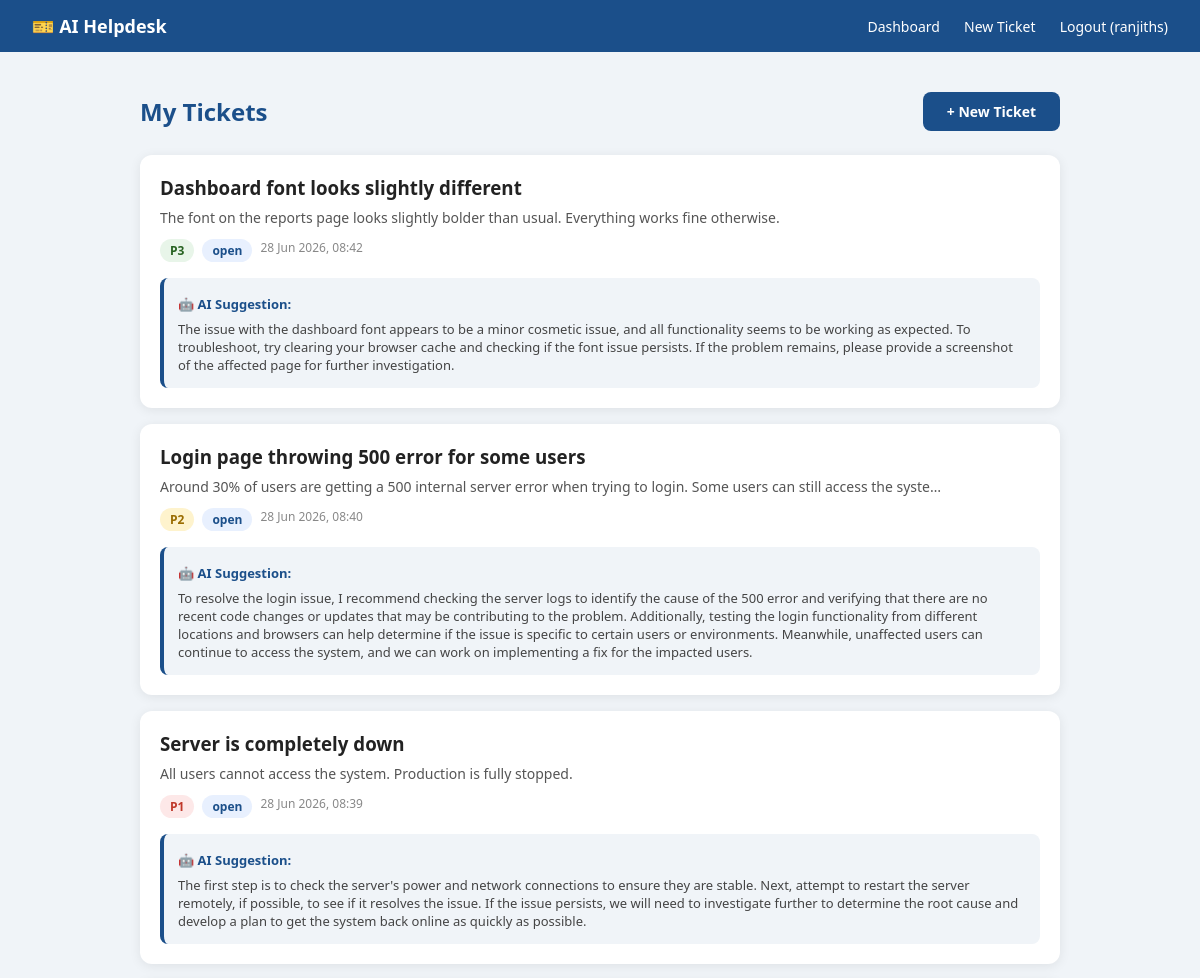
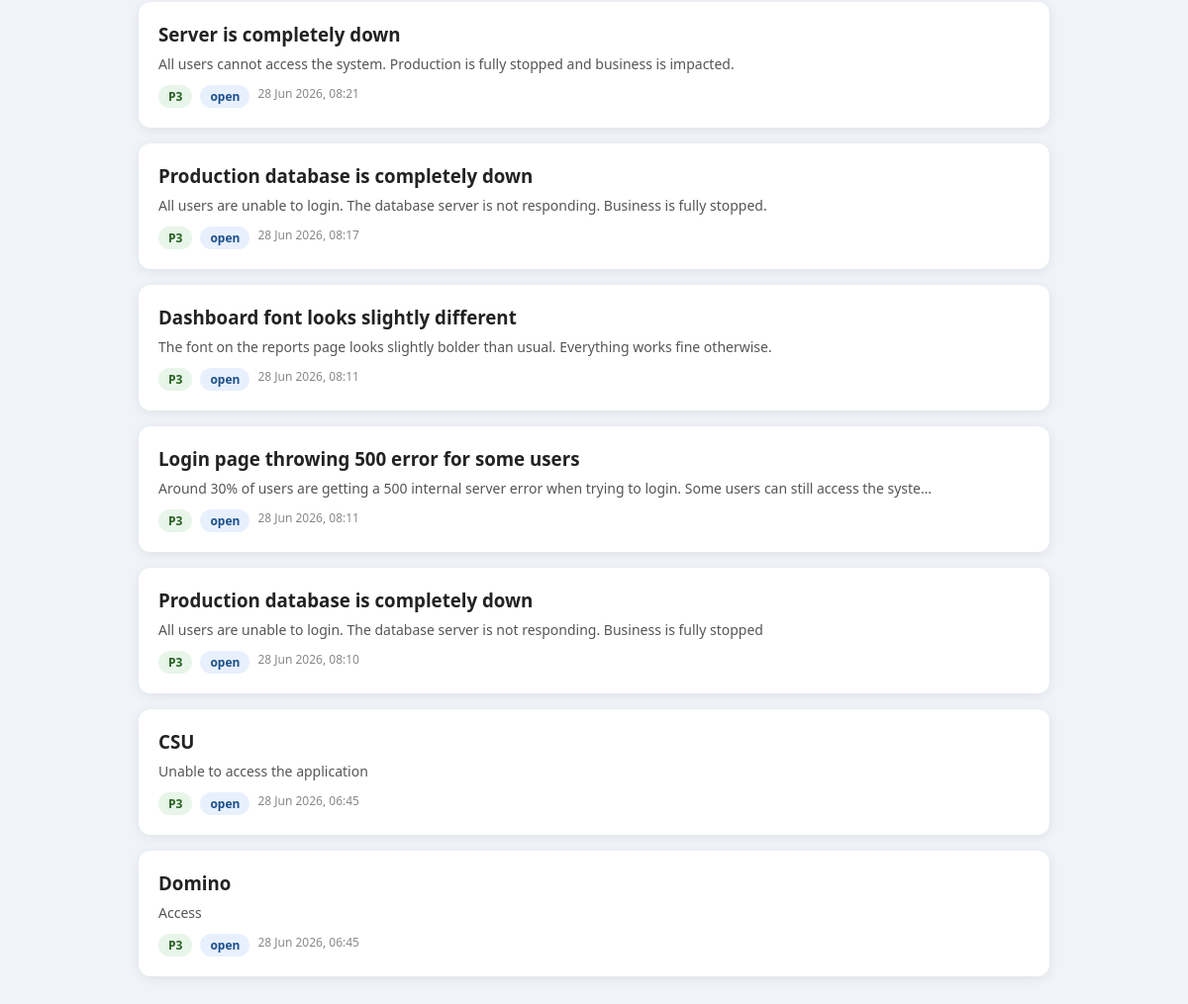
The page /dashboard/ (signed in) on the database its author committed (2 pictures, top to bottom).
### tickets/models.py (models this page shows, shortened)
class Ticket(models.Model):
    PRIORITY_CHOICES=[
        ('P1','P1- Critical'),
        ('P2','P2- High'),
        ('P3','P3- Medium'),
    ]
    STATUS_CHOICES=[
        ('Open', 'Open'),
        ('in_progress','In Progress'),
        ('resolved','Resolved'),
    ]
    title       = models.CharField(max_length=200)
    description = models.TextField()
    priority    = models.CharField(max_length=2, choices=PRIORITY_CHOICES, default='P3')
    status      = models.CharField(max_length=15, choices=STATUS_CHOICES, default='open')
    created_by  = models.ForeignKey(User, on_delete=models.CASCADE)
    created_at  = models.DateTimeField(auto_now_add=True)
    updated_at  = models.DateTimeField(auto_now=True)
    ai_suggestion = models.TextField(blank=True, null=True)

### tickets/views.py (the view)
# urls.py: path('', lambda request: redirect('dashboard/')),
@login_required(login_url='/login/')
def dashboard(request):
    tickets = Ticket.objects.filter(created_by=request.user).order_by('-created_at')
    return render(request, 'tickets/dashboard.html', {'tickets': tickets})

### tickets/templates/tickets/dashboard.html
{% extends 'tickets/base.html' %}
{% block content %}
<div style="display:flex; justify-content:space-between; align-items:center; margin-bottom:24px;">
  <h2 style="color:#1B4F8A;">My Tickets</h2>
  <a href="/submit/" class="btn">+ New Ticket</a>
</div>
{% if tickets %}
  <div style="display:flex; flex-direction:column; gap:16px;">
    {% for ticket in tickets %}
    <div class="card" style="padding:20px;">
      <div style="display:flex; justify-content:space-between; align-items:start;">
        <div>
          <h3 style="margin-bottom:8px;">{{ ticket.title }}</h3>
          <p style="color:#555; font-size:14px; margin-bottom:12px;">{{ ticket.description|truncatechars:120 }}</p>
          <div style="display:flex; gap:8px; flex-wrap:wrap;">
            <span class="badge badge-{{ ticket.priority }}">{{ ticket.priority }}</span>
            <span class="badge badge-{{ ticket.status }}">{{ ticket.get_status_display }}</span>
            <span style="font-size:12px; color:#888;">{{ ticket.created_at|date:"d M Y, H:i" }}</span>
          </div>
        </div>
      </div>
      {% if ticket.ai_suggestion %}
      <div style="margin-top:16px; background:#f0f4f8; border-radius:8px; padding:14px; border-left:4px solid #1B4F8A;">
        <strong style="font-size:13px; color:#1B4F8A;">🤖 AI Suggestion:</strong>
        <p style="font-size:13px; color:#444; margin-top:6px;">{{ ticket.ai_suggestion }}</p>
      </div>
      {% endif %}
    </div>
    {% endfor %}
  </div>
{% else %}
  <div class="card" style="text-align:center; padding:60px;">
    <p style="color:#888; margin-bottom:20px;">No tickets yet. Submit your first one!</p>
    <a href="/submit/" class="btn">+ New Ticket</a>
  </div>
{% endif %}
{% endblock %}

### tickets/templates/tickets/base.html (shortened to what this page needs)
<!DOCTYPE html>
<html lang="en">
<head>
</head>
<body>
  <nav>
    <a href="/dashboard/">🎫 AI Helpdesk</a>
    <div class="nav-links">
      {% if user.is_authenticated %}
        <a href="/dashboard/">Dashboard</a>
        <a href="/submit/">New Ticket</a>
        <a href="/logout/">Logout ({{ user.username }})</a>
      {% else %}
        <a href="/login/">Login</a>
      {% endif %}
    </div>
  </nav>
  <div class="container">
    {% block content %}{% endblock %}
  </div>
</body>
</html>

### tickets/templates/tickets/base.html (style rules this page uses)
* { margin: 0; padding: 0; box-sizing: border-box; }
body { font-family: 'Segoe UI', sans-serif; background: #f0f4f8; color: #222; }
nav { background: #1B4F8A; color: white; padding: 14px 32px; display: flex; justify-content: space-between; align-items: center; }
nav a { color: white; text-decoration: none; font-weight: 600; font-size: 18px; }
nav .nav-links a { margin-left: 20px; font-size: 14px; font-weight: 400; }
.container { max-width: 960px; margin: 40px auto; padding: 0 20px; }
.card { background: white; border-radius: 12px; padding: 32px; box-shadow: 0 2px 12px rgba(0,0,0,0.08); }
.btn { background: #1B4F8A; color: white; border: none; padding: 10px 24px; border-radius: 8px; cursor: pointer; font-size: 14px; font-weight: 600; text-decoration: none; display: inline-block; }
.badge { padding: 3px 10px; border-radius: 20px; font-size: 12px; font-weight: 600; display: inline-block; }
.badge-P1 { background: #fde8e8; color: #c0392b; }
.badge-P2 { background: #fef3cd; color: #9a6c00; }
.badge-P3 { background: #e8f5e9; color: #276221; }
.badge-open { background: #e8f0fe; color: #1B4F8A; }

### rows shown on the page
Ticket: title "Dashboard font looks slightly different", description "The font on the reports page looks slightly bolder than usual. Everything works fine otherwise.", priority "P3", status "open", created_at "28 Jun 2026, 08:42", ai_suggestion "The issue with the dashboard font appears to be a minor cosmetic issue, and all functionality seems to be working as expected. To troubleshoot, try clearing your browser cache and checking if the font issue persists. If the problem remains, please provide a screenshot of the affected page for further investigation."
Ticket: title "Login page throwing 500 error for some users", description "Around 30% of users are getting a 500 internal server error when trying to login. Some users can still access the syste…", priority "P2", status "open", created_at "28 Jun 2026, 08:40", ai_suggestion "To resolve the login issue, I recommend checking the server logs to identify the cause of the 500 error and verifying that there are no recent code changes or updates that may be contributing to the problem. Additionally, testing the login functionality from different locations and browsers can help determine if the issue is specific to certain users or environments. Meanwhile, unaffected users can continue to access the system, and we can work on implementing a fix for the impacted users."
Ticket: title "Server is completely down", description "All users cannot access the system. Production is fully stopped.", priority "P1", status "open", created_at "28 Jun 2026, 08:39", ai_suggestion "The first step is to check the server's power and network connections to ensure they are stable. Next, attempt to restart the server remotely, if possible, to see if it resolves the issue. If the issue persists, we will need to investigate further to determine the root cause and develop a plan to get the system back online as quickly as possible."
Ticket: title "Server is completely down", description "All users cannot access the system. Production is fully stopped and business is impacted.", priority "P3", status "open", created_at "28 Jun 2026, 08:21"
Ticket: title "Production database is completely down", description "All users are unable to login. The database server is not responding. Business is fully stopped.", priority "P3", status "open", created_at "28 Jun 2026, 08:17"
Ticket: title "Dashboard font looks slightly different", description "The font on the reports page looks slightly bolder than usual. Everything works fine otherwise.", priority "P3", status "open", created_at "28 Jun 2026, 08:11"
Ticket: title "Login page throwing 500 error for some users", description "Around 30% of users are getting a 500 internal server error when trying to login. Some users can still access the syste…", priority "P3", status "open", created_at "28 Jun 2026, 08:11"
Ticket: title "Production database is completely down", description "All users are unable to login. The database server is not responding. Business is fully stopped", priority "P3", status "open", created_at "28 Jun 2026, 08:10"
Ticket: title "CSU", description "Unable to access the application", priority "P3", status "open", created_at "28 Jun 2026, 06:45"
Ticket: title "Domino", description "Access", priority "P3", status "open", created_at "28 Jun 2026, 06:45"

### other values the page prints
{{ user.username }} "ranjiths"
